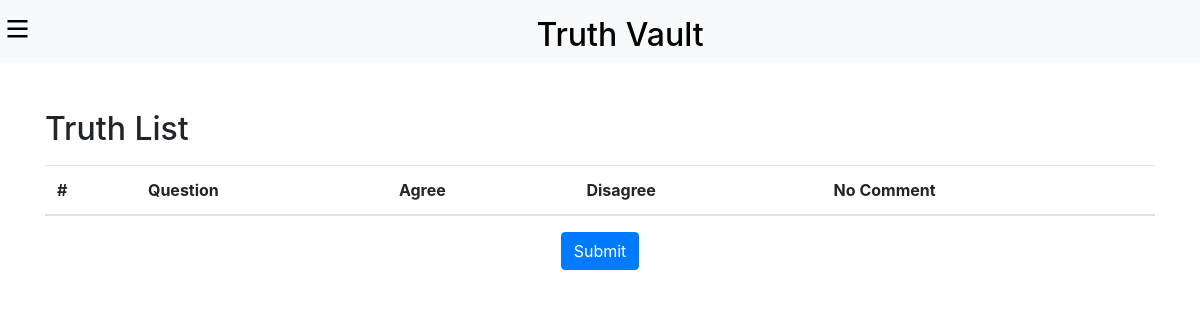
Before: /assessment/ (signed in) with the older database file.
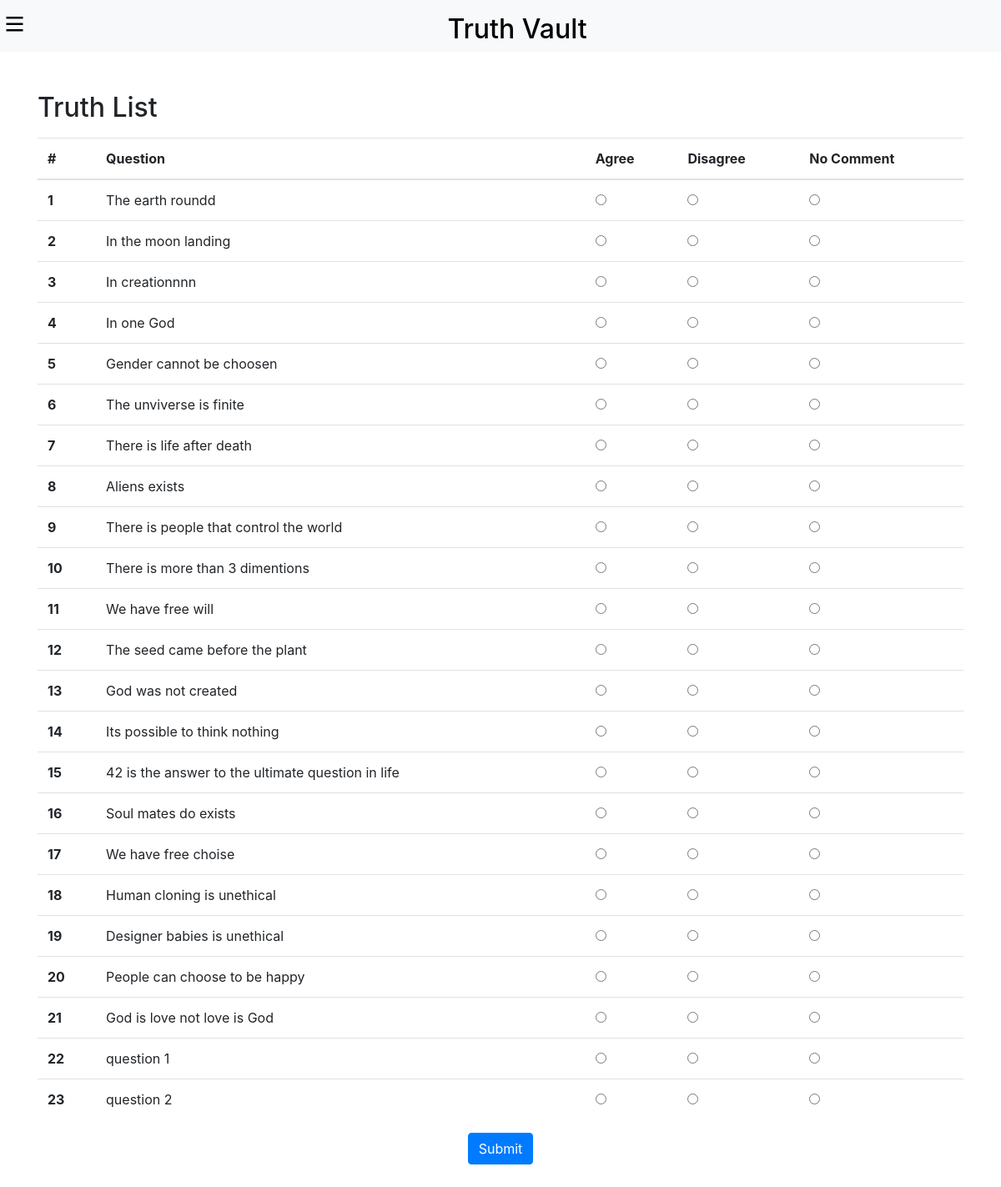
After: the same page with the newer database file.
### truthlist/models.py (models this page shows, shortened)
class Question(models.Model):
    question = models.TextField()
    category = models.ForeignKey(Category, null=True, blank=True, on_delete=models.SET_NULL)
    is_fundamental = models.BooleanField(default=False)
    truth_or_lie = models.CharField(max_length=10, choices=TRUTH_OR_LIE_CHOICES, default='Middle')
    active = models.BooleanField(default=False)
    date = models.DateTimeField(auto_now_add=True)

### truthlist/views.py (the view, shortened to what this page needs)
# urls.py: path('assessment/', views.assessment, name='assessment'),
@login_required(login_url='login')
def assessment(request):
    questions = Question.objects.filter(active=True)
    return render(request, 'truthlist/assessment.html', {'questions': questions})

### truthlist/templates/truthlist/assessment.html (shortened to what this page needs)
{% extends 'truthlist/base.html' %}
{% load static %}
{% block content %}
<form class="container my-5" action="{% url 'assessment' %}" method="POST">
    <h2 class="">Truth List</h2>
    <table class="table mt-3">
        <thead>
          <tr>
            <th scope="col">#</th>
            <th scope="col">Question</th>
            <th scope="col">Agree</th>
            <th scope="col">Disagree</th>
            <th scope="col">No Comment</th>
          </tr>
        </thead>
        <tbody>
            {% for data in questions %}
            <tr>
                <th scope="row">{{ forloop.counter }}</th>
                <td>{{ data.question }}</td>
                <td>
                    <input class="radio-btn" type="radio" name="{{ data.id }}" value="agree">
                </td>
                <td>
                    <input class="radio-btn" type="radio" name="{{ data.id }}" value="disagree">
                </td>
                <td>
                    <input class="radio-btn" type="radio" name="{{ data.id }}" value="no_comment">
                </td>
            </tr>
            {% endfor %}
        </tbody>
    </table>
    <div class="text-center mb-5 mt-3">
        <button type="submit" class="btn btn-primary">Submit</button>
    </div>
</form>
{% endblock %}

Changed rows visible on the page:
added Question: question "The earth roundd"
added Question: question "In the moon landing"
added Question: question "In creationnnn"
added Question: question "In one God"
added Question: question "Gender cannot be choosen"
added Question: question "The unviverse is finite"
added Question: question "There is life after death"
added Question: question "Aliens exists"
added Question: question "There is people that control the world"
added Question: question "There is more than 3 dimentions"
added Question: question "We have free will"
added Question: question "The seed came before the plant"
added Question: question "God was not created"
added Question: question "Its possible to think nothing"
added Question: question "42 is the answer to the ultimate question in life"
added Question: question "Soul mates do exists"
added Question: question "We have free choise"
added Question: question "Human cloning is unethical"
added Question: question "Designer babies is unethical"
added Question: question "People can choose to be happy"
added Question: question "God is love not love is God"
added Question: question "question 1"
added Question: question "question 2"
